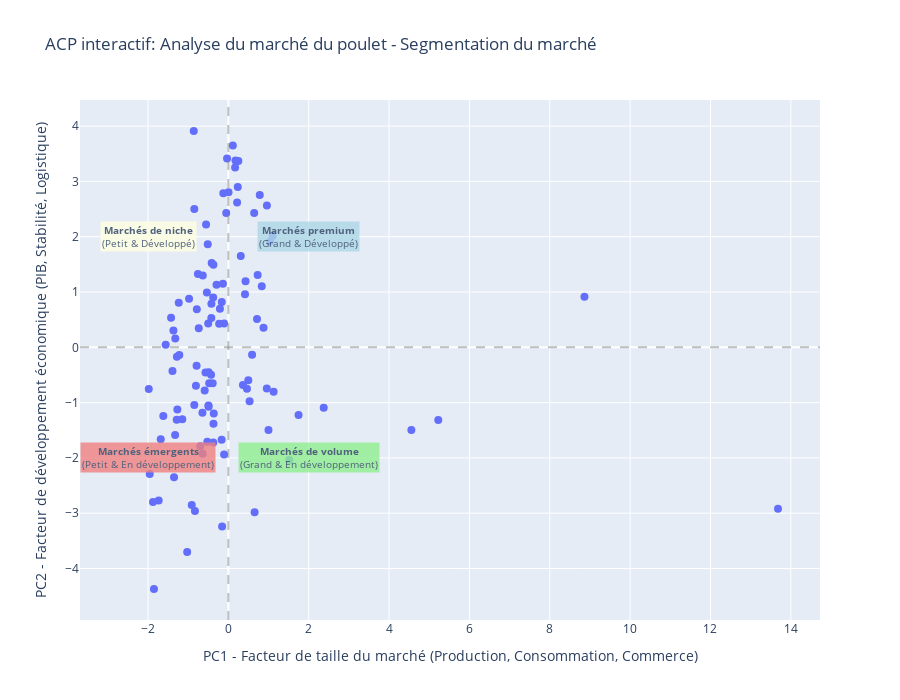

Notebook cell for this chart:
### Markdown cell above
### Visualisation de l'ACP en 2D

### Code cell
# Visualisation en 2D de l'ACP avec segmentation du marché
pc = 2
pca_2 = PCA(n_components=pc)
X_pca_2 = pca_2.fit_transform(X_scaled)

# Préparer le DataFrame avec les composantes principales et les identifiants de pays
pc_cols = [f'PC{i+1}' for i in range(pc)]
df_pca = pd.DataFrame(X_pca_2, columns=pc_cols, index=X.index)
if ids is not None:
    df_pca = pd.concat([ids.reset_index(drop=True), df_pca.reset_index(drop=True)], axis=1)

# Créer un graphique de dispersion interactif avec segmentation du marché
fig = px.scatter(df_pca, 
                x='PC1', 
                y='PC2',
                hover_data=['Country Code'] if 'Country Code' in df_pca.columns else None,
                title='ACP interactif: Analyse du marché du poulet - Segmentation du marché',
                labels={
                    'PC1': 'PC1 - Facteur de taille du marché (Production, Consommation, Commerce)',
                    'PC2': 'PC2 - Facteur de développement économique (PIB, Stabilité, Logistique)'
                })

# Informations améliorées au survol
fig.update_traces(
    hovertemplate='<b>%{hovertext}</b><br>' +
                  'Taille du marché (PC1): %{x:.2f}<br>' +
                  'Développement économique (PC2): %{y:.2f}' +
                  '<extra></extra>',
    hovertext=df_pca['Country Code'] if 'Country Code' in df_pca.columns else df_pca.index,
    marker=dict(size=8)
)

# Ajouter des lignes de quadrant pour la segmentation du marché
fig.add_hline(y=0, line_dash="dash", line_color="gray", opacity=0.5)
fig.add_vline(x=0, line_dash="dash", line_color="gray", opacity=0.5)

# Ajouter des étiquettes de quadrant avec interprétations du marché
fig.add_annotation(x=2, y=2, text="<b>Marchés premium</b><br>(Grand & Développé)", 
                  showarrow=False, bgcolor="lightblue", opacity=0.8, font=dict(size=10))
fig.add_annotation(x=2, y=-2, text="<b>Marchés de volume</b><br>(Grand & En développement)", 
                  showarrow=False, bgcolor="lightgreen", opacity=0.8, font=dict(size=10))
fig.add_annotation(x=-2, y=2, text="<b>Marchés de niche</b><br>(Petit & Développé)", 
                  showarrow=False, bgcolor="lightyellow", opacity=0.8, font=dict(size=10))
fig.add_annotation(x=-2, y=-2, text="<b>Marchés émergents</b><br>(Petit & En développement)", 
                  showarrow=False, bgcolor="lightcoral", opacity=0.8, font=dict(size=10))

fig.update_layout(width=900, height=700)
fig.show()

print("Visualisation en 2D de l'ACP terminée: Pays positionnés selon la taille du marché et le développement économique")

### Figure 1 — Plotly figure (JSON) as saved in the notebook; plotly's stock layout.template omitted (floating-point values rounded to 4 significant figures)
{"data": [{"customdata": [["AFG"], ["AGO"], ["ARE"], ["ARG"], ["ARM"], ["ATG"], ["AUS"], ["AUT"], ["BEL"], ["BEN"], ["BGD"], ["BGR"], ["BHR"], ["BIH"], ["BLR"], ["BOL"], ["BRA"], ["BTN"], ["BWA"], ["CAF"], ["CAN"], ["CHE"], ["CHL"], ["CHN"], ["CMR"], ["COG"], ["CRI"], ["CYP"], ["CZE"], ["DEU"], ["DNK"], ["DOM"], ["EGY"], ["ESP"], ["EST"], ["FIN"], ["FJI"], ["GAB"], ["GBR"], ["GEO"], ["GHA"], ["GIN"], ["GRC"], ["GRD"], ["GTM"], ["HKG"], ["HND"], ["HRV"], ["HUN"], ["IDN"], ["IND"], ["IRL"], ["IRN"], ["IRQ"], ["ISL"], ["ISR"], ["ITA"], ["JAM"], ["JPN"], ["KAZ"], ["KGZ"], ["KOR"], ["KWT"], ["LKA"], ["LTU"], ["LUX"], ["LVA"], ["MDA"], ["MEX"], ["MKD"], ["MLT"], ["MNE"], ["MUS"], ["MYS"], ["NAM"], ["NGA"], ["NIC"], ["NLD"], ["NOR"], ["OMN"], ["PER"], ["PHL"], ["POL"], ["PRT"], ["PRY"], ["ROU"], ["RUS"], ["RWA"], ["SAU"], ["SLV"], ["SRB"], ["SVN"], ["SWE"], ["TGO"], ["THA"], ["TJK"], ["TTO"], ["TUR"], ["UKR"], ["URY"], ["USA"], ["UZB"], ["VNM"], ["ZAF"]], "hovertemplate": "<b>%{hovertext}</b><br>Taille du marché (PC1): %{x:.2f}<br>Développement économique (PC2): %{y:.2f}<extra></extra>", "hovertext": ["AFG", "AGO", "ARE", "ARG", "ARM", "ATG", "AUS", "AUT", "BEL", "BEN", "BGD", "BGR", "BHR", "BIH", "BLR", "BOL", "BRA", "BTN", "BWA", "CAF", "CAN", "CHE", "CHL", "CHN", "CMR", "COG", "CRI", "CYP", "CZE", "DEU", "DNK", "DOM", "EGY", "ESP", "EST", "FIN", "FJI", "GAB", "GBR", "GEO", "GHA", "GIN", "GRC", "GRD", "GTM", "HKG", "HND", "HRV", "HUN", "IDN", "IND", "IRL", "IRN", "IRQ", "ISL", "ISR", "ITA", "JAM", "JPN", "KAZ", "KGZ", "KOR", "KWT", "LKA", "LTU", "LUX", "LVA", "MDA", "MEX", "MKD", "MLT", "MNE", "MUS", "MYS", "NAM", "NGA", "NIC", "NLD", "NOR", "OMN", "PER", "PHL", "POL", "PRT", "PRY", "ROU", "RUS", "RWA", "SAU", "SLV", "SRB", "SVN", "SWE", "TGO", "THA", "TJK", "TTO", "TUR", "UKR", "URY", "USA", "UZB", "VNM", "ZAF"], "legendgroup": "", "marker": {"color": "#636efa", "size": 8, "symbol": "circle"}, "mode": "markers", "name": "", "orientation": "v", "showlegend": false, "type": "scatter", "x": [-1.025, -1.734, -0.5549, 0.5287, -1.269, -1.426, 0.7823, -0.05299, 0.2178, -1.683, -0.106, -0.7371, -0.9779, -0.4767, -0.1668, -0.3749, 5.225, -1.391, -1.367, -1.851, 0.9595, 0.112, -0.1059, 13.68, -0.8313, -1.957, -0.4235, -0.5345, -0.4146, 0.6425, 0.168, -0.4301, 0.9986, 0.7295, -0.5131, 0.2345, -0.8071, -1.619, 1.04, -1.221, -1.285, -1.875, -0.1647, -1.56, -0.4952, -0.8476, -0.3628, -0.4216, -0.2098, 2.374, 4.555, -0.03194, 0.6533, -0.9113, -0.1248, 0.4141, 0.428, -0.5695, 1.103, -0.5891, -1.325, 0.3093, -0.785, -0.3702, -0.3716, -0.8609, -0.6367, -0.8477, 1.747, -1.321, -0.7573, -1.281, -0.5009, 0.7135, -1.981, -0.1553, -0.6982, 0.1773, 0.2492, -1.235, 0.3636, 0.4632, 0.8316, -0.1349, -0.3903, -0.2288, 1.517, -1.147, 0.8755, -0.4913, -0.4914, -0.2939, 0.003609, -1.352, 0.5909, -0.641, -0.7907, 1.127, -0.5235, -0.3771, 8.864, -0.6452, 0.4967, 0.9575], "xaxis": "x", "y": [-3.699, -2.769, 2.222, -0.9745, -1.123, 0.5344, 2.753, 2.429, 2.619, -1.661, -1.937, 0.3456, 0.8798, -0.6482, -1.671, -1.722, -1.314, -0.4297, 0.3023, -4.37, 2.565, 3.652, 0.429, -2.921, -2.958, -2.292, 0.5317, 0.9913, 1.523, 2.427, 3.253, -0.4981, -1.497, 1.309, 1.863, 2.898, -0.6964, -1.241, 1.909, -0.1385, -1.31, -2.797, 0.8215, 0.04803, -1.054, 2.502, -1.197, 0.7901, 0.6986, -1.091, -1.496, 3.413, -2.983, -2.849, 2.787, 0.9606, 1.197, -0.4535, 2.014, -0.7804, -1.584, 1.653, 0.6889, -1.384, 1.495, 3.912, 1.299, -1.041, -1.224, 0.1574, 1.326, -0.1704, 0.4307, 0.5116, -0.7544, -3.241, -1.789, 3.379, 3.368, 0.8041, -0.6825, -0.7479, 1.105, 1.149, -0.6516, 0.425, -2.037, -1.302, 0.3522, -1.075, -0.4489, 1.131, 2.806, -2.347, -0.1339, -1.925, -0.3328, -0.8028, -1.709, 0.9023, 0.9166, -1.181, -0.5976, -0.7433], "yaxis": "y"}], "layout": {"annotations": [{"bgcolor": "lightblue", "font": {"size": 10}, "opacity": 0.8, "showarrow": false, "text": "<b>Marchés premium</b><br>(Grand & Développé)", "x": 2, "y": 2}, {"bgcolor": "lightgreen", "font": {"size": 10}, "opacity": 0.8, "showarrow": false, "text": "<b>Marchés de volume</b><br>(Grand & En développement)", "x": 2, "y": -2}, {"bgcolor": "lightyellow", "font": {"size": 10}, "opacity": 0.8, "showarrow": false, "text": "<b>Marchés de niche</b><br>(Petit & Développé)", "x": -2, "y": 2}, {"bgcolor": "lightcoral", "font": {"size": 10}, "opacity": 0.8, "showarrow": false, "text": "<b>Marchés émergents</b><br>(Petit & En développement)", "x": -2, "y": -2}], "height": 700, "legend": {"tracegroupgap": 0}, "shapes": [{"line": {"color": "gray", "dash": "dash"}, "opacity": 0.5, "type": "line", "x0": 0, "x1": 1, "xref": "x domain", "y0": 0, "y1": 0, "yref": "y"}, {"line": {"color": "gray", "dash": "dash"}, "opacity": 0.5, "type": "line", "x0": 0, "x1": 0, "xref": "x", "y0": 0, "y1": 1, "yref": "y domain"}], "title": {"text": "ACP interactif: Analyse du marché du poulet - Segmentation du marché"}, "width": 900, "xaxis": {"anchor": "y", "domain": [0, 1], "title": {"text": "PC1 - Facteur de taille du marché (Production, Consommation, Commerce)"}}, "yaxis": {"anchor": "x", "domain": [0, 1], "title": {"text": "PC2 - Facteur de développement économique (PIB, Stabilité, Logistique)"}}}}
